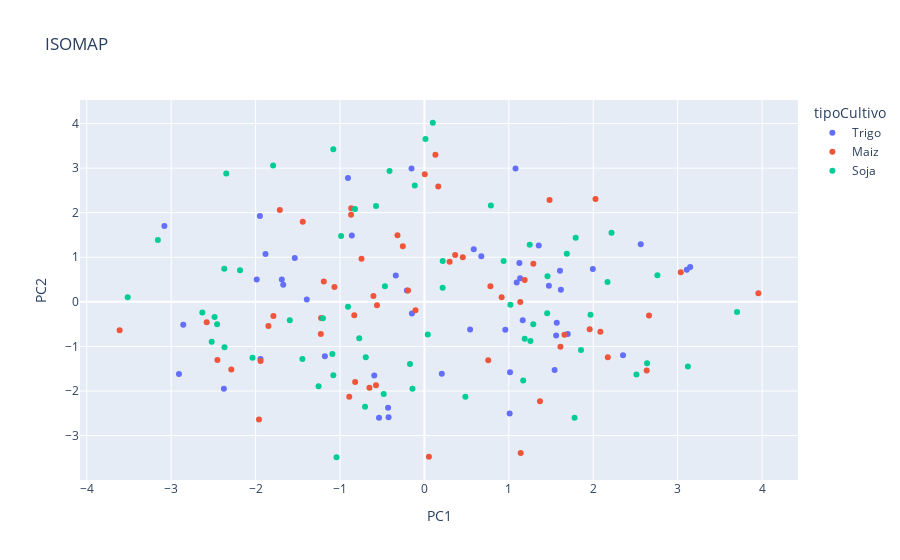

Notebook code cell kept with this figure:
### Code cell
fig_isomap_2d = px.scatter(df_isomap, x='PC1', y='PC2', color='tipoCultivo',
                    labels = {'color':'tipoCultivo', 0:'PC1',1:'PC2'},
                    title='ISOMAP')
fig_isomap_2d.show()
